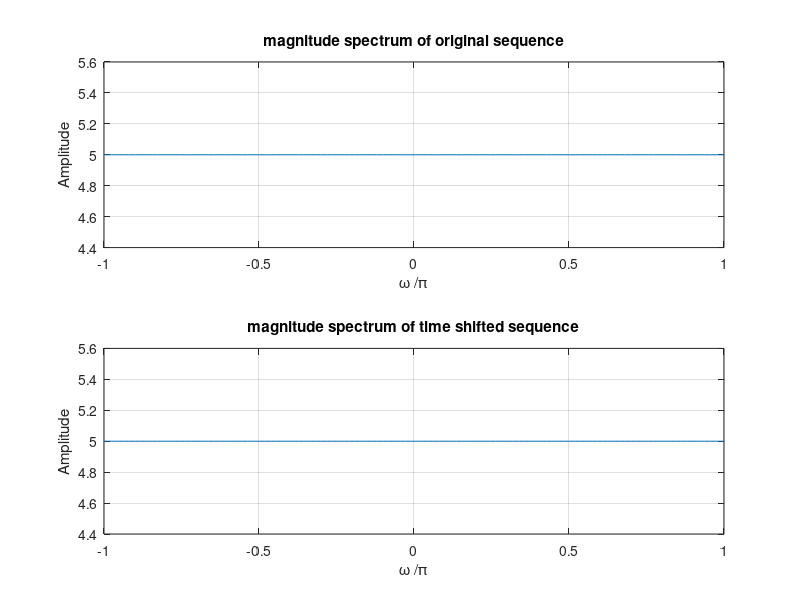
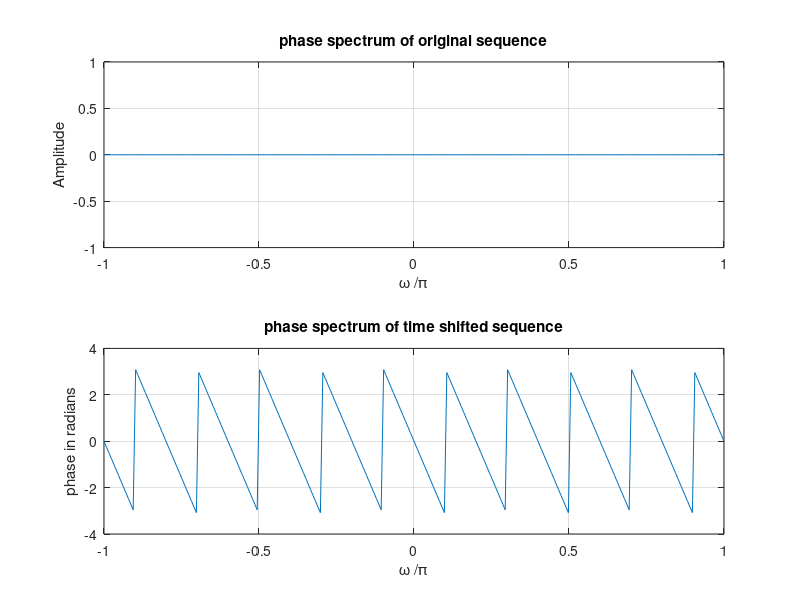

These charts were generated, in order, by the following MATLAB code:
%frequency of samples in dtft

w = -pi:2*pi/255:pi;
num = input("enter sequence");
D = 10;


h1 = freqz(num,1,w);
h2 = freqz([zeros(1,D) num], 1,w);


%plotting the dtft
figure;
subplot(2,1,1);
plot(w/pi,abs(h1));grid on;
title('magnitude spectrum of original sequence');
xlabel('\omega /\pi');
ylabel('Amplitude');

subplot(2,1,2);
plot(w/pi,abs(h2));grid on;
title('magnitude spectrum of time shifted sequence');

xlabel('\omega /\pi');
ylabel('Amplitude');

figure;
subplot(2,1,1);
plot(w/pi,angle(h1));grid on;
title('phase spectrum of original sequence');
xlabel('\omega /\pi');
ylabel('Amplitude');
subplot(2,1,2);
plot(w/pi,angle(h2));grid on;
title('phase spectrum of time shifted sequence');
xlabel('\omega /\pi');
ylabel('phase in radians');

